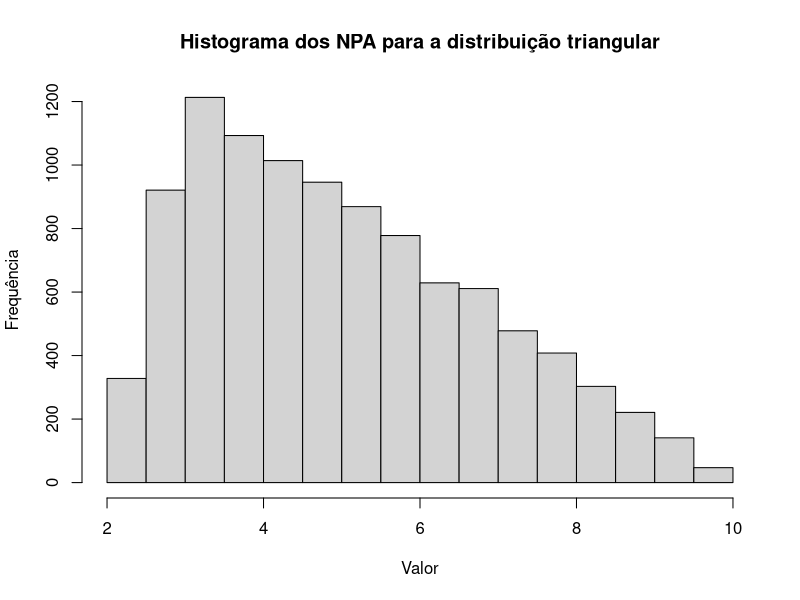
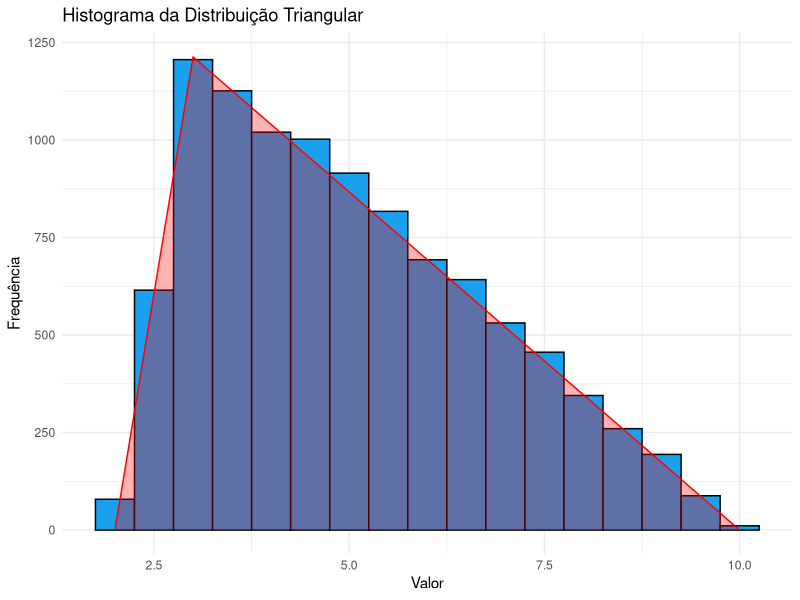
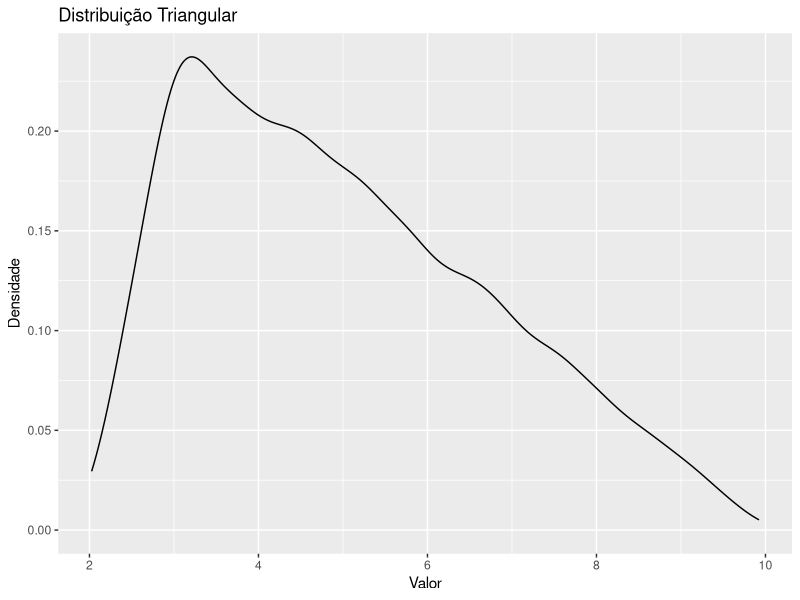
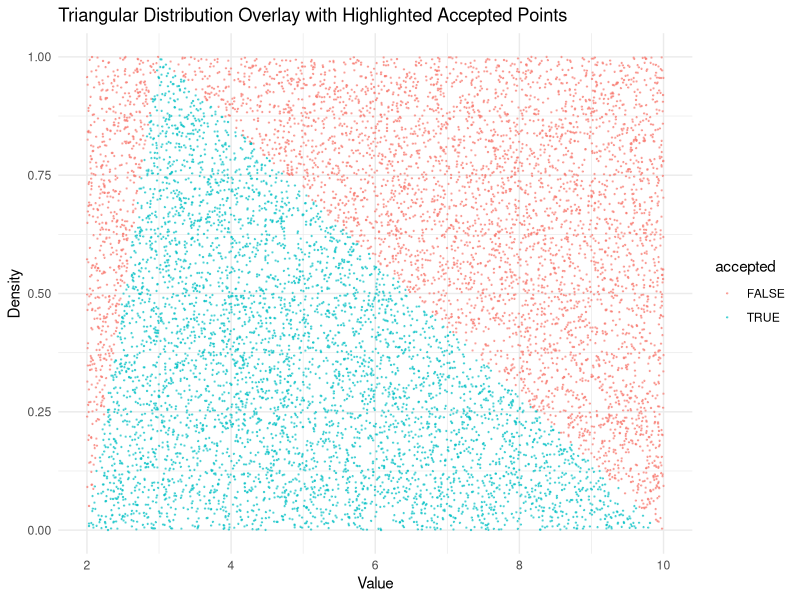
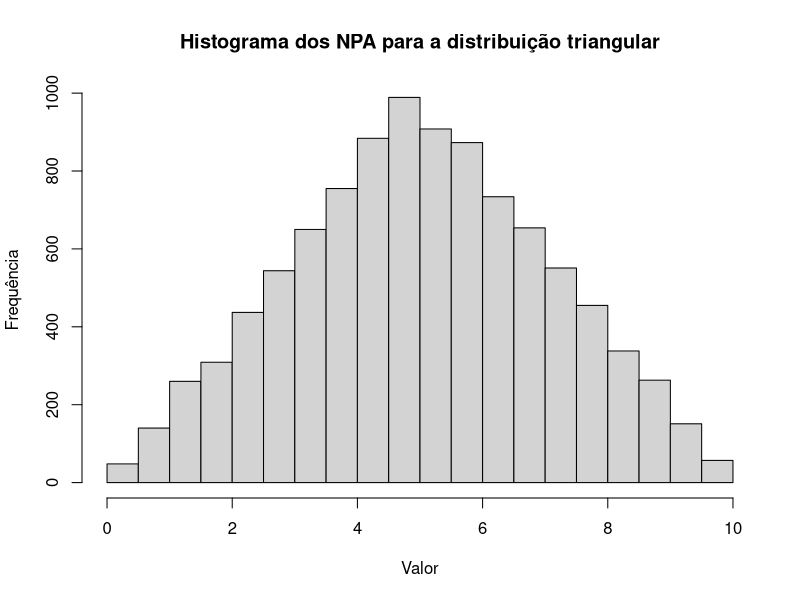
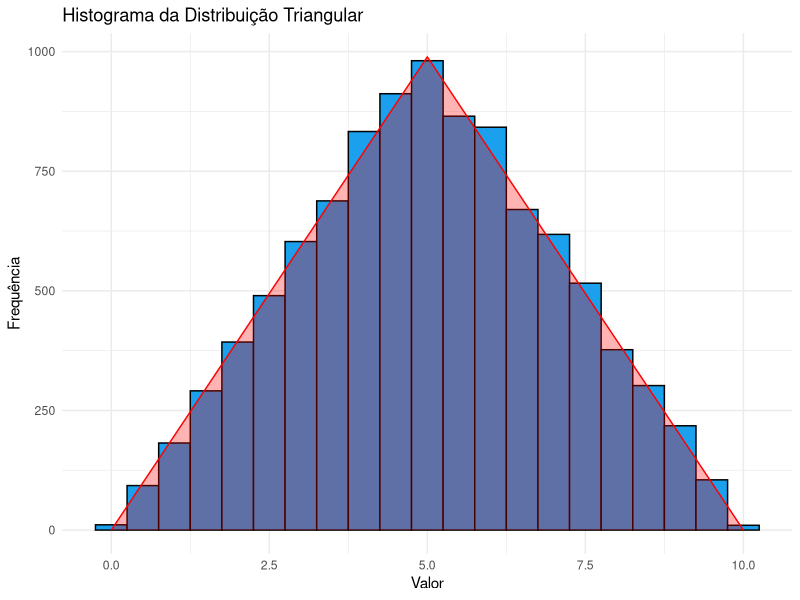
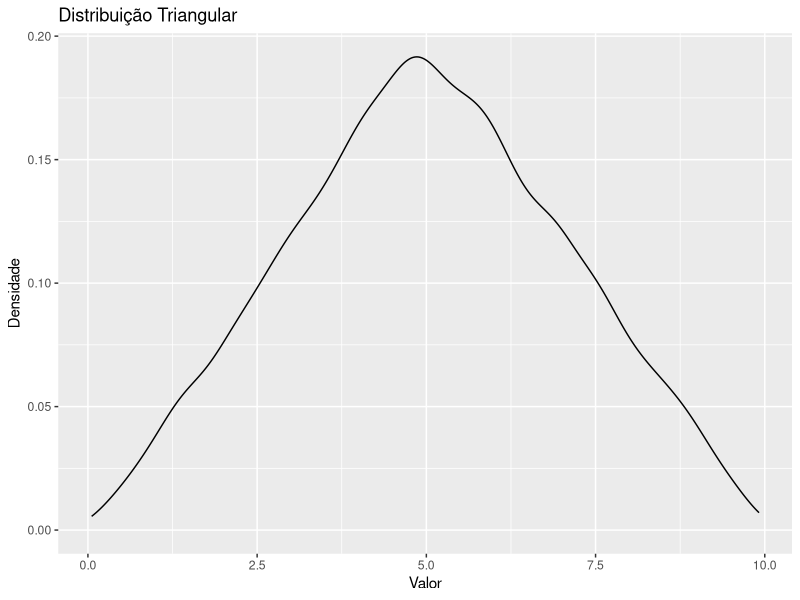
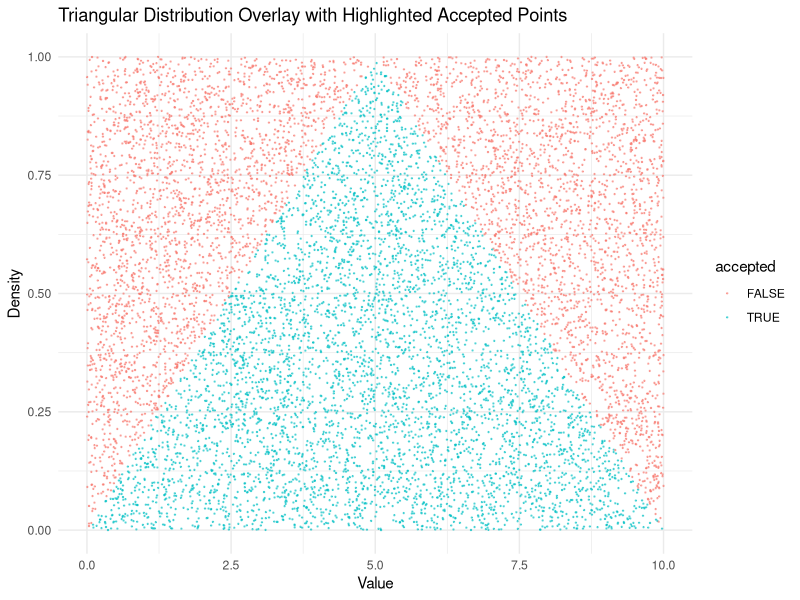

These charts were generated, in order, by the following R code:
## ---- chunk 1
knitr::opts_chunk$set(echo = TRUE)
## ---- chunk 2
suppressWarnings(
rm(list=ls(all=TRUE)),
library(dplyr)
)
library(ggplot2)
## ---- chunk 3

triangular_density <- function(x, min, max, mode) {
  ifelse(x < min | x > max, 0,
         ifelse(x <= mode, 2 * (x - min) / ((max - min) * (mode - min)),
                2 * (max - x) / ((max - min) * (max - mode))))
}

## ---- chunk 4

gerar_triangular <- function(n, min, max, mode) {
  x <- numeric(n)
  i <- 1
  while (i <= n) {
    x_candidate <- runif(1, min, max)
    y_candidate <- runif(1, 0, 1)
    if (y_candidate <= triangular_density(x_candidate, min, max, mode)) {
      x[i] <- x_candidate
      i <- i + 1
    }
  }
  return(x)
}

## ---- chunk 5


# Passo extra

gerar_demonstracao <- function(n, min, max, mode) {
  x <- numeric(n)
  accepted <- logical(n)
  y <- numeric(n)
  i <- 1
  while (i <= n) {
    x_candidate <- runif(1, min, max)
    y_candidate <- runif(1, 0, 1)
    c_aux <-
      triangular_density(mode, min, max, mode) / dunif(mode, min, max)
    if (y_candidate <= triangular_density(x_candidate, min, max, mode) /
        (c_aux * dunif(x_candidate, min, max))) {
      x[i] <- x_candidate
      y[i] <- y_candidate
      accepted[i] <- TRUE
      i <- i + 1
    }
    else {
      x[i] <- x_candidate
      y[i] <- y_candidate
      accepted[i] <- FALSE
      i <- i + 1
    }
    
  }
  data.frame(x, y, accepted)
}

## ---- chunk 6
# EXEMPLO 1:
set.seed(2023)

min_valor <- 2
max_valor <- 10
mode_valor <- 3

amostra <- gerar_triangular(10000, min_valor, max_valor, mode_valor)

resultado_1 <- data.frame(Valor = amostra)

# resultado_1 # descomentar se se pretender ver o dataframe

## ---- chunk 7
hist_simp_1 = hist(amostra, xlab = "Valor", ylab = "Frequência", main = "Histograma dos NPA para a distribuição triangular")

pontos_1 <- data.frame(x = c(min_valor, mode_valor, max_valor), y = c(0, max(hist_simp_1$counts), 0))

hist_1 = ggplot(resultado_1, aes(x = Valor)) +
  geom_histogram(binwidth = 0.5, fill = "#1aa0ed", color = "black", alpha = 1) +
  geom_line(data = pontos_1, aes(x = x, y = y), color = "red", alpha = 1) +
  geom_ribbon(data = pontos_1, aes(x = x, ymin = 0, ymax = y), fill = "red", alpha = 0.3) +
  labs(title = "Histograma da Distribuição Triangular", x = "Valor", y = "Frequência") +
  theme_minimal()

hist_extra <- ggplot(resultado_1, aes(x = Valor)) +
  geom_density() +
  labs(title = "Distribuição Triangular",
       x = "Valor",
       y = "Densidade")

hist_1

hist_extra

## ---- chunk 8
# Parametros do exemplo 1
min_valor <- 2

max_valor <- 10

mode_valor <- 3

set.seed(2023)

sample_data <- gerar_demonstracao(10000, min_valor, max_valor, mode_valor)

ggplot(sample_data) +
  geom_point(aes(x = x, y=y, color = accepted), size = 0.2,alpha = 0.5) +
  scale_fill_manual(values = c("FALSE" = "red", "TRUE" = "green")) +
  labs(
    title = "Triangular Distribution Overlay with Highlighted Accepted Points",
    x = "Value",
    y = "Density"
  ) +
  theme_minimal()

## ---- chunk 9
# EXEMPLO 2:
set.seed(2023)

min_valor <- 0

max_valor <- 10

mode_valor <- 5

amostra <- gerar_triangular(10000, min_valor, max_valor, mode_valor)

resultado_2 <- data.frame(Valor = amostra)

# resultado_2 # descomentar se se pretender ver o dataframe

## ---- chunk 10
hist_simp_2 = hist(amostra, xlab = "Valor", ylab = "Frequência", main = "Histograma dos NPA para a distribuição triangular")

pontos_2 <- data.frame(x = c(min_valor, mode_valor, max_valor), y = c(0, max(hist_simp_2$counts), 0))

hist_2 = ggplot(resultado_2, aes(x = Valor)) +
  geom_histogram(binwidth = 0.5, fill = "#1aa0ed", color = "black", alpha = 1) +
  geom_line(data = pontos_2, aes(x = x, y = y), color = "red", alpha = 1) +
  geom_ribbon(data = pontos_2, aes(x = x, ymin = 0, ymax = y), fill = "red", alpha = 0.3) +
  labs(title = "Histograma da Distribuição Triangular", x = "Valor", y = "Frequência") +
  theme_minimal()

hist_2_extra <- ggplot(resultado_2, aes(x = Valor)) +
  geom_density() +
  labs(title = "Distribuição Triangular",
       x = "Valor",
       y = "Densidade")

hist_2

hist_2_extra

## ---- chunk 11
# Parametros do exemplo 1
min_valor <- 0

max_valor <- 10

mode_valor <- 5

set.seed(2023)
sample_data <- gerar_demonstracao(10000, min_valor, max_valor, mode_valor)

ggplot(sample_data) +
 # geom_density(alpha = 0.5) +
  geom_point(aes(x = x, y=y, color = accepted), size = 0.2,alpha = 0.5) +
  scale_fill_manual(values = c("FALSE" = "red", "TRUE" = "green")) +
  labs(
    title = "Triangular Distribution Overlay with Highlighted Accepted Points",
    x = "Value",
    y = "Density"
  ) +
  theme_minimal()

## ---- chunk 12
# EXEMPLO 3:
set.seed(2023)

min_valor <- 5

max_valor <- 10

mode_valor <- 8

amostra <- gerar_triangular(10000, min_valor, max_valor, mode_valor)

resultado_3 <- data.frame(Valor = amostra)

#resultado_3 # descomentar se se pretender ver o dataframe

## ---- chunk 13
hist_simp_3 = hist(amostra, xlab = "Valor", ylab = "Frequência", main = "Histograma dos NPA para a distribuição triangular")

pontos_3 <- data.frame(x = c(min_valor, mode_valor, max_valor), y = c(0, max(hist_simp_3$counts), 0))

hist_3 = ggplot(resultado_3, aes(x = Valor)) +
  geom_histogram(binwidth = 0.5, fill = "#1aa0ed", color = "black", alpha = 1) +
  geom_line(data = pontos_3, aes(x = x, y = y), color = "red", alpha = 1) +
  geom_ribbon(data = pontos_3, aes(x = x, ymin = 0, ymax = y), fill = "red", alpha = 0.3) +
  labs(title = "Histograma da Distribuição Triangular", x = "Valor", y = "Frequência") +
  theme_minimal()

hist_3_extra <-ggplot(resultado_3, aes(x = Valor)) +
  geom_density() +
  labs(title = "Distribuição Triangular",
       x = "Valor",
       y = "Densidade")

hist_3

hist_3_extra
## ---- chunk 14
# Parametros do exemplo 1
min_valor <- 5

max_valor <- 10

mode_valor <- 8

set.seed(2023)
sample_data <- gerar_demonstracao(10000, min_valor, max_valor, mode_valor)

ggplot(sample_data) +
 # geom_density(alpha = 0.5) +
  geom_point(aes(x = x, y=y, color = accepted), size = 0.2,alpha = 0.5) +
  scale_fill_manual(values = c("FALSE" = "red", "TRUE" = "green")) +
  labs(
    title = "Triangular Distribution Overlay with Highlighted Accepted Points",
    x = "Value",
    y = "Density"
  ) +
  theme_minimal()
## ---- chunk 15
# Junção das três distribuições triangulares geradas
dataf_triangulos <- cbind(resultado_1 , resultado_2, resultado_3)

colnames(dataf_triangulos) <- c("Exemplo 1", "Exemplo 2", "Exemplo 3")

#dataf_triangulos # descomentar se se pretender ver o dataframe
## ---- chunk 16
# Definir a seed
set.seed(2023)

# Definir os tamanhos das amostras
tamanhos <- c(n = 20, n = 100, n = 1000)

# Definir as funções dos estimadores
calcular_s1 <- function(amostra) {
  
  q1 <- quantile(amostra, 0.25)
  
  q2 <- median(amostra)
  
  q3 <- quantile(amostra, 0.75)
  
  return ((q3 + q1 - 2*q2) / (q3 - q1))
}

calcular_s2 <- function(amostra) {
  
  media <- mean(amostra)
  
  mediana <- median(amostra)
  
  abs_diff <- abs(amostra - mediana)
  
  return ((media - mediana) / mean(abs_diff))
}

## ---- chunk 17
# Criar listas para armazenar os resultados
resultados_s1 <- list()

resultados_s2 <- list()

erros <- list()

eficiencias <- list()

# Loop pelos tamanhos de amostra

for (n in tamanhos) {
  
  amostras <- replicate(100, rt(n = n, df = 5))
  
  assimetrias_estimador_1 <- (apply(amostras, 2, calcular_s1))
  
  assimetrias_estimador_2 <- (apply(amostras, 2, calcular_s2))
  
  erro_padrao_1 <- sd(assimetrias_estimador_1)
  
  erro_padrao_2 <- sd(assimetrias_estimador_2)
  
  erro_quad_1 <- mean(erro_padrao_1^2)
  
  erro_quad_2 <- mean(erro_padrao_2^2)
  
  resultados_s1[[as.character(n)]] <- assimetrias_estimador_1
  
  resultados_s2[[as.character(n)]] <- assimetrias_estimador_2
  
  erros[[as.character(n)]] <- data.frame(

    estimador = "s1",
    
    erro_padrao = erro_padrao_1,
    
    erro_quadrático_médio = erro_quad_1,
    
    estimador = "s2",
    
    erro_padrao = erro_padrao_2,
    
    erro_quadrático_médio = erro_quad_2
  )
  
  # calcula as eficiências de cada estimador para cada n amostra
  eficiencias[[as.character(n)]] <- data.frame(eficiencia = erro_quad_2 / erro_quad_1 
  )
}

erros

eficiencias 

## ---- chunk 18
# transformar os vetores para dataframes 

dataf1 <- data.frame("20" = resultados_s1$`20`, "100" = resultados_s1$`100`, "1000" = resultados_s1$`1000`) # para estimador S1

dataf2 <- data.frame("20" = resultados_s2$`20`, "100" = resultados_s2$`100`, "1000" = resultados_s2$`1000`) # para estimador S2

colnames(dataf1) <- colnames(dataf2) <- c("Amostra: 20", "Amostra: 100", "Amostra: 1000" )

#dataf1 # descomentar se se pretender ver o dataframe

#dataf2 # descomentar se se pretender ver o dataframe
## ---- chunk 19
# Criar boxplots para cada dataframe com os resultados de cada estimador 
boxplot(dataf1, main="Box Plot Estimador 1", ylab="Valores", col="lightblue", border="navy")

boxplot(dataf2, main="Box Plot Estimador 2", ylab="Valores", col="lightblue", border="navy")
 
## ---- chunk 20
# Gráfico para o Estimador 1 : Amostras de 20
par(mfrow = c(1, 1), mar = c(5, 5, 2, 2))  

plot(dataf1$'Amostra: 20', type = "l", xlab = "100 Amostras de 20", ylab = "Estimador 1", main = "100 amostras de 20 para o estimador 1")

# Gráfico para o Estimador 1 : Amostras de 100
par(mfrow = c(1, 1), mar = c(5, 5, 2, 2)) 

plot(dataf1$'Amostra: 100', type = "l", xlab = "100 Amostras de 100", ylab = "Estimador 1", main = "100 amostras de 100 para o estimador 1")

# Gráfico para o Estimador 1 : Amostras de 1000
par(mfrow = c(1, 1), mar = c(5, 5, 2, 2))  

plot(dataf1$'Amostra: 1000', type = "l", xlab = "100 Amostras de 1000", ylab = "Estimador 1", main = "100 amostras de 1000 para o estimador 1")

## ---- chunk 21
# Gráfico para o Estimador 2 : Amostras de 20
par(mfrow = c(1, 1), mar = c(5, 5, 2, 2)) 

plot(dataf2$'Amostra: 20', type = "l", xlab = "100 Amostras de 20", ylab = "Estimador 2", main = "100 amostras de 20 para o estimador 2")

# Gráfico para o Estimador 2 : Amostras de 100
par(mfrow = c(1, 1), mar = c(5, 5, 2, 2))  

plot(dataf2$'Amostra: 100', type = "l", xlab = "100 Amostras de 100", ylab = "Estimador 2", main = "100 amostras de 100 para o estimador 2")

# Gráfico para o Estimador 2 : Amostras de 1000
par(mfrow = c(1, 1), mar = c(5, 5, 2, 2))  

plot(dataf2$'Amostra: 1000', type = "l", xlab = "100 Amostras de 1000", ylab = "Estimador 2", main = "100 amostras de 1000 para o estimador 2")

